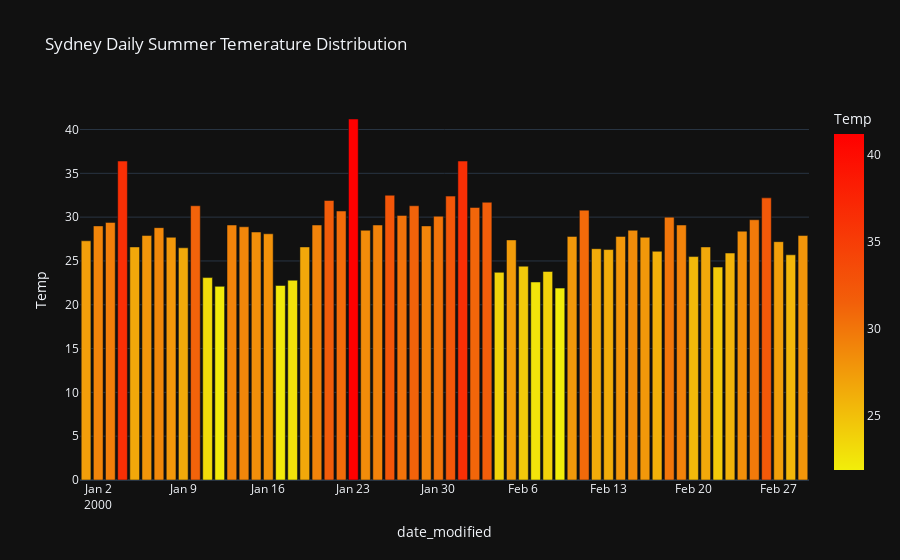

The notebook cell saved with this chart:
### Markdown cell above
## Draw a Temperature bar chat with custom color scale using Plotly

### Code cell
fig = px.bar(data_frame=syd_temp_modified,x='date_modified', y='Temp', color='Temp', title='Sydney Daily Summer Temerature Distribution ', color_continuous_scale=my_scale)
fig.show()
